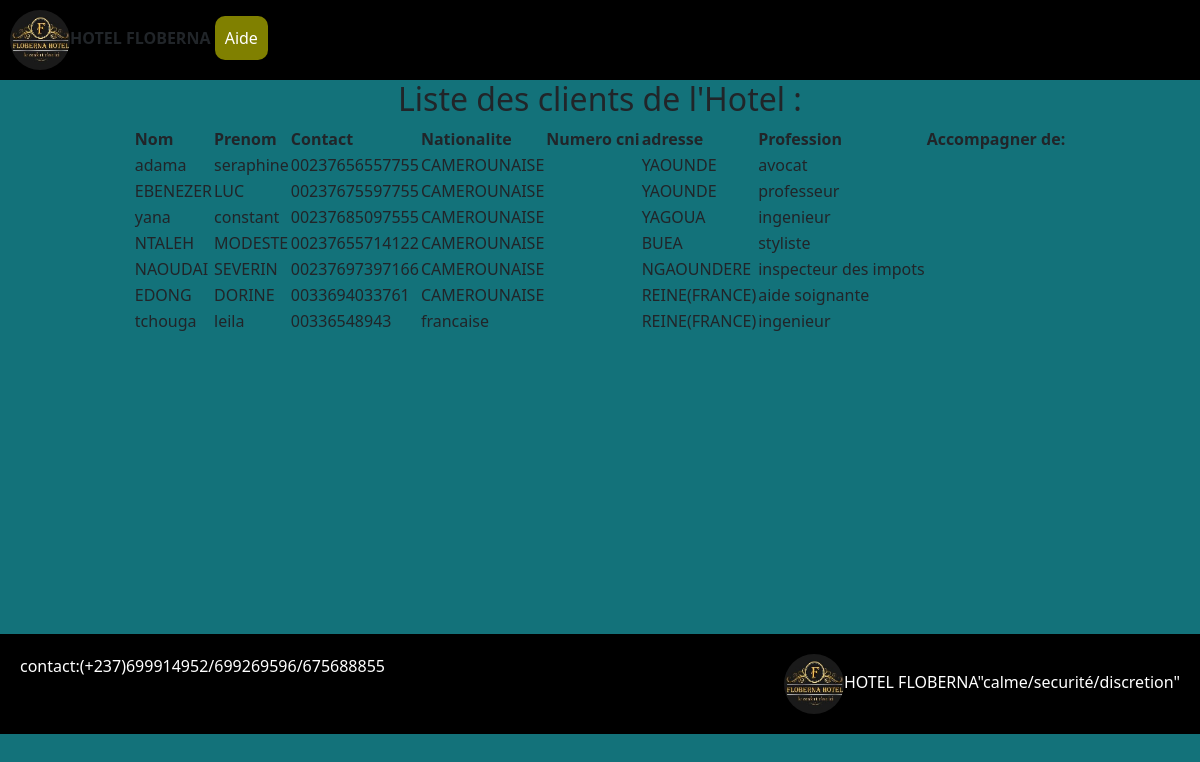
Page /ListeClient.php on the committed database.
### tables this page shows
CREATE TABLE `client` (
  `idclient` int(3) NOT NULL,
  `ncni` int(20) NOT NULL,
  `nom` varchar(250) NOT NULL,
  `prenom` varchar(250) DEFAULT NULL,
  `civilite` enum('f','m') DEFAULT NULL,
  `nationalite` varchar(250) NOT NULL,
  `adresse` varchar(250) NOT NULL,
  `contact` varchar(15) NOT NULL,
  `profession` varchar(255) NOT NULL
);

### ListeClient.php (the view, shortened to what this page needs)
<?php
$servername = "localhost";
$username = "root";
$password = "";
$dbname = "hotel_floberna_db";
$conn = mysqli_connect($servername, $username, $password, $dbname);
?>
<!DOCTYPE html>
<html>
<head>
<link rel="stylesheet" href="include/css/bootstrap.min.css">
    <link rel="stylesheet" type="text/css" href="include/style.css">
</head>
<body style="background-color:#13727a;margin:0;padding:0;">
<div class=nav-bar>
<header style="background-color:black;display:inline-block">
<nav style="display:block;padding:10px;text-decoration:none;">
<li><img src="image/logo.jpg" style="width:60px;height:60px;color:yellow;border-radius:30px;"><b>HOTEL FLOBERNA</b></img></li>
<li><a href="Aide.php" style="background-color:olive; text-decoration:none;color:white;border-radius:10px;">Aide</a></li>
</nav></header></div>
<div align="center">
   <?php
  print"<h2>Liste des clients de l'Hotel :</h2>";
  $qq2=mysqli_query($conn,"SELECT* FROM client");
  print'<table style="border:1 none transparent;" class="tab"><tr><th>Nom</th><th>Prenom</th><th>Contact</th><th>Nationalite</th><th>Numero cni</th><th>adresse</th><th>Profession</th><th>Accompagner de:</th></tr>';
	while($rst2=mysqli_fetch_assoc($qq2)){
	 print"<tr>";
	         echo"<td>".$rst2['nom']."</td>";
	         echo"<td>".$rst2['prenom']."</td>";
                 echo"<td>".$rst2['contact']."</td>";
                 echo"<td>".$rst2['nationalite']."</td>";
                 echo"<td>".$rst2['N_cni']."</td>";
                 echo"<td>".$rst2['adresse']."</td>";
                 echo"<td>".$rst2['profession']."</td>";
                  echo"<td>".$rst2['Accompagnant']."</td>";
	         print"</tr>";
	}
	  print'</table>';
  ?>
</div>
<footer style="background-color=black;display:bock-inline;color:white;width:100%;margin-top:25%;">
<div style="float:right;">
<img src="image/logo.jpg" style="width:60px;height:60px;color:white;olor:yellow;border-radius:30px;">HOTEL FLOBERNA"calme/securité/discretion"</img>
</div>
<div style="float:left;">contact:(+237)699914952/699269596/675688855</div>
</footer>
</body>
</html>

### include/style.css (style rules this page uses)
body { margin:0; padding:0; }
li a { display:block; padding:10px; }
header nav li { display:inline-block }
footer { background-color:black;display:inline-block;padding:20px;text-align:center; }
img { width:40px;height:40px;color:white }
header { width:100%; }

### rows in the picture
client: nom "adama", prenom "seraphine", contact "00237656557755", nationalite "CAMEROUNAISE", adresse "YAOUNDE", profession "avocat"
client: nom "EBENEZER", prenom "LUC", contact "00237675597755", nationalite "CAMEROUNAISE", adresse "YAOUNDE", profession "professeur"
client: nom "yana", prenom "constant", contact "00237685097555", nationalite "CAMEROUNAISE", adresse "YAGOUA", profession "ingenieur"
client: nom "NTALEH", prenom "MODESTE", contact "00237655714122", nationalite "CAMEROUNAISE", adresse "BUEA", profession "styliste"
client: nom "NAOUDAI", prenom "SEVERIN", contact "00237697397166", nationalite "CAMEROUNAISE", adresse "NGAOUNDERE", profession "inspecteur des impots"
client: nom "EDONG", prenom "DORINE", contact "0033694033761", nationalite "CAMEROUNAISE", adresse "REINE(FRANCE)", profession "aide soignante"
client: nom "tchouga", prenom "leila", contact "00336548943", nationalite "francaise", adresse "REINE(FRANCE)", profession "ingenieur"
